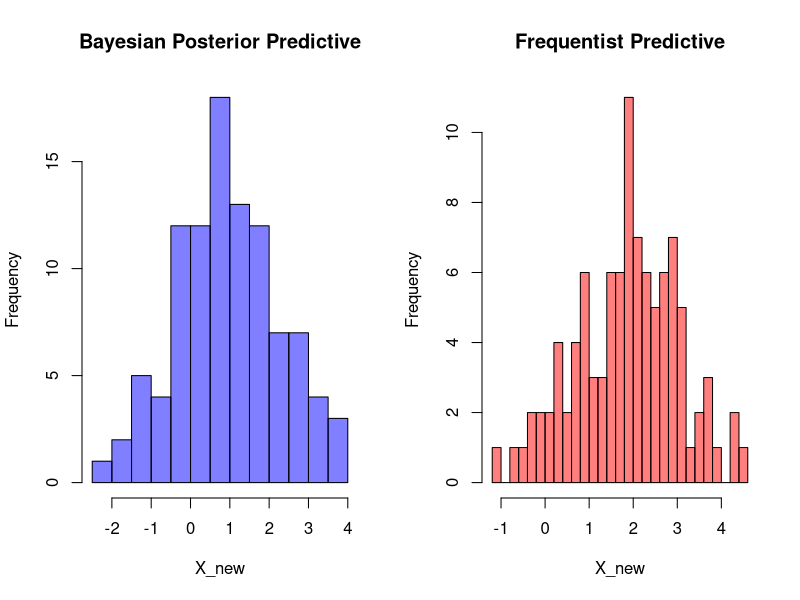
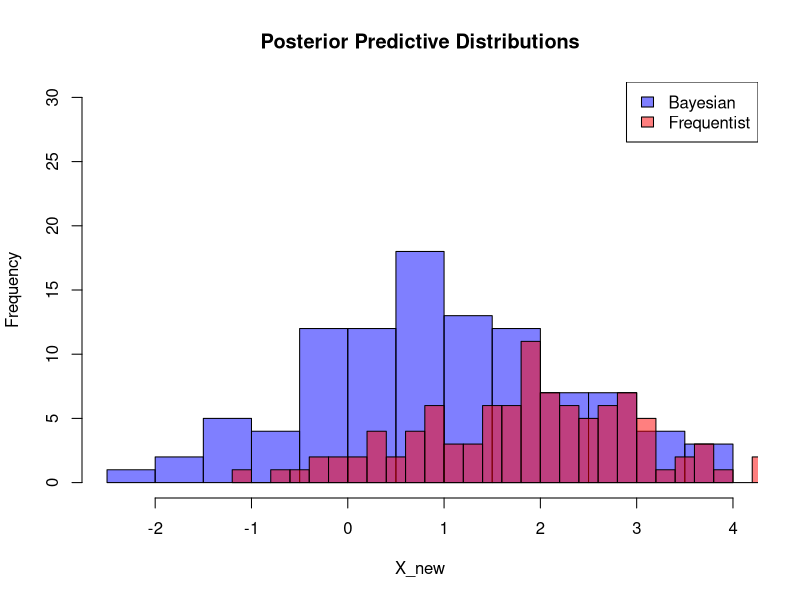

The R script that drew these images, in order:
## ---- chunk 1
knitr::opts_chunk$set(echo = TRUE)
## ---- chunk 2
sigma2 <- 1  # 方差
mu0 <- 0     # 先验均值
tau2 <- 1    # 先验方差
X1 <- 2      # 观测值

# 后验分布参数
mu1 <- (sigma2 * mu0 + tau2 * X1) / (sigma2 + tau2)
tau12 <- (sigma2 * tau2) / (sigma2 + tau2)

# 贝叶斯后验预测分布
n_samples <- 100
mu_samples <- rnorm(n_samples, mu1, sqrt(tau12))
X_new_bayesian <- rnorm(n_samples, mu_samples, sqrt(sigma2))

# 频率学派预测分布
X_new_frequentist <- rnorm(n_samples, X1, sqrt(sigma2))

# 绘制结果
par(mfrow=c(1,2))
hist(X_new_bayesian, breaks=20, col=rgb(0,0,1,0.5), main="Bayesian Posterior Predictive", xlab="X_new")
hist(X_new_frequentist, breaks=20, col=rgb(1,0,0,0.5), main="Frequentist Predictive", xlab="X_new")

# 合并两个直方图
par(mfrow=c(1,1))
hist(X_new_bayesian, breaks=20, col=rgb(0,0,1,0.5), main="Posterior Predictive Distributions", xlab="X_new", ylim=c(0, max(hist(X_new_bayesian, plot=FALSE)$counts, hist(X_new_frequentist, plot=FALSE)$counts)))
hist(X_new_frequentist, breaks=20, col=rgb(1,0,0,0.5), add=TRUE)
legend("topright", legend=c("Bayesian", "Frequentist"), fill=c(rgb(0,0,1,0.5), rgb(1,0,0,0.5)))
